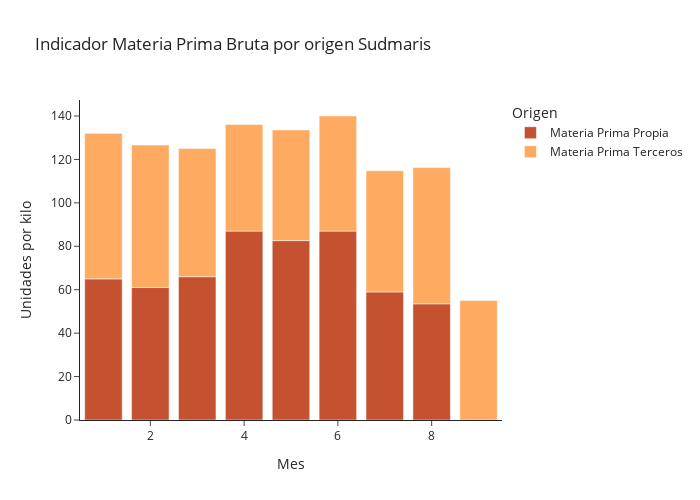

This figure's notebook cell:
### Code cell
import plotly.express as px
from plotly.subplots import make_subplots
import plotly.graph_objects as go

empresa = 'Sudmaris'

datos_w = datos[(datos.Empresa == empresa) & (datos.Indicadores == 'Unidades por kilo')].groupby(['Mes','Propietario']).Valor.sum().unstack()
datos_w.drop_duplicates(inplace = True)

fig_industria = px.bar(datos_w, x=datos_w.index,
            y=['Materia Prima Propia','Materia Prima Terceros'], title="Indicador Materia Prima Bruta por origen "+empresa,
            labels={'Mes':'Mes','value':'Unidades por kilo','variable':'Origen'},
            color_discrete_map={"Materia Prima Propia": "#C45130", "Materia Prima Terceros": "#FFAA61"},
            template="simple_white",
            width=700, 
            height=500)

fig_industria.show()

### Figure 1 — Plotly figure (JSON) as saved in the notebook; plotly's stock layout.template omitted (floating-point values rounded to 4 significant figures)
{"data": [{"alignmentgroup": "True", "hovertemplate": "Origen=Materia Prima Propia<br>Mes=%{x}<br>Unidades por kilo=%{y}<extra></extra>", "legendgroup": "Materia Prima Propia", "marker": {"color": "#C45130", "pattern": {"shape": ""}}, "name": "Materia Prima Propia", "offsetgroup": "Materia Prima Propia", "orientation": "v", "showlegend": true, "textposition": "auto", "type": "bar", "x": [1, 2, 3, 4, 5, 6, 7, 8, 9], "xaxis": "x", "y": [65, 61, 66, 87, 82.62, 87, 58.99, 53.52, null], "yaxis": "y"}, {"alignmentgroup": "True", "hovertemplate": "Origen=Materia Prima Terceros<br>Mes=%{x}<br>Unidades por kilo=%{y}<extra></extra>", "legendgroup": "Materia Prima Terceros", "marker": {"color": "#FFAA61", "pattern": {"shape": ""}}, "name": "Materia Prima Terceros", "offsetgroup": "Materia Prima Terceros", "orientation": "v", "showlegend": true, "textposition": "auto", "type": "bar", "x": [1, 2, 3, 4, 5, 6, 7, 8, 9], "xaxis": "x", "y": [67, 65.63, 59, 49.13, 50.97, 53, 55.75, 62.72, 55], "yaxis": "y"}], "layout": {"barmode": "relative", "height": 500, "legend": {"title": {"text": "Origen"}, "tracegroupgap": 0}, "title": {"text": "Indicador Materia Prima Bruta por origen Sudmaris"}, "width": 700, "xaxis": {"anchor": "y", "domain": [0, 1], "title": {"text": "Mes"}}, "yaxis": {"anchor": "x", "domain": [0, 1], "title": {"text": "Unidades por kilo"}}}}
